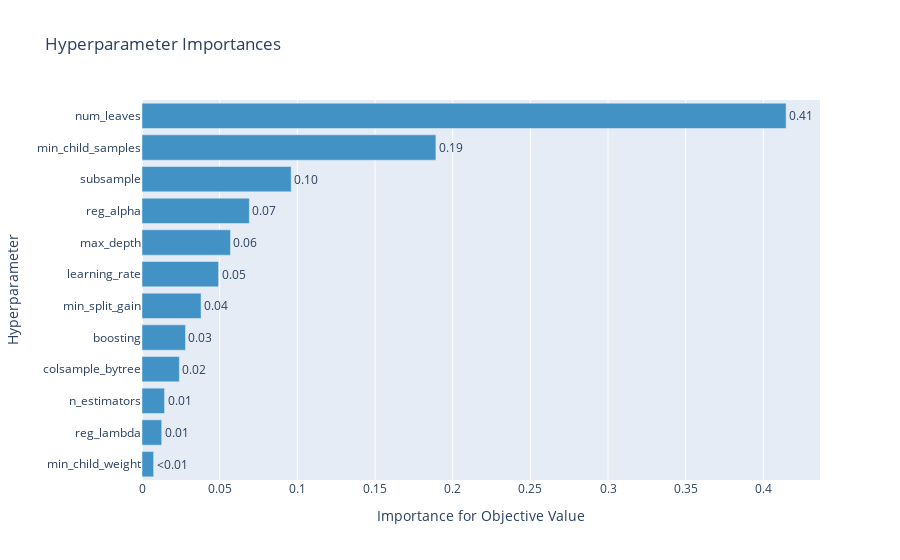

Source (notebook cell):
### Code cell
optuna.visualization.plot_param_importances(study)

### Figure 1 — Plotly figure (JSON) as saved in the notebook; plotly's stock layout.template omitted (floating-point values rounded to 4 significant figures)
{"data": [{"cliponaxis": false, "hovertemplate": ["min_child_weight (FloatDistribution): 0.00748841275447122<extra></extra>", "reg_lambda (FloatDistribution): 0.01268988383701764<extra></extra>", "n_estimators (IntDistribution): 0.01452443593923282<extra></extra>", "colsample_bytree (FloatDistribution): 0.02404486903492292<extra></extra>", "boosting (CategoricalDistribution): 0.02798994260126025<extra></extra>", "min_split_gain (FloatDistribution): 0.038018113689448366<extra></extra>", "learning_rate (FloatDistribution): 0.04929152250862044<extra></extra>", "max_depth (IntDistribution): 0.05695747990895083<extra></extra>", "reg_alpha (FloatDistribution): 0.06909579076321458<extra></extra>", "subsample (FloatDistribution): 0.09602904683181418<extra></extra>", "min_child_samples (IntDistribution): 0.1892149088520046<extra></extra>", "num_leaves (IntDistribution): 0.41465559327904195<extra></extra>"], "marker": {"color": "rgb(66,146,198)"}, "orientation": "h", "text": ["<0.01", "0.01", "0.01", "0.02", "0.03", "0.04", "0.05", "0.06", "0.07", "0.10", "0.19", "0.41"], "textposition": "outside", "type": "bar", "x": [0.007488, 0.01269, 0.01452, 0.02404, 0.02799, 0.03802, 0.04929, 0.05696, 0.0691, 0.09603, 0.1892, 0.4147], "y": ["min_child_weight", "reg_lambda", "n_estimators", "colsample_bytree", "boosting", "min_split_gain", "learning_rate", "max_depth", "reg_alpha", "subsample", "min_child_samples", "num_leaves"]}], "layout": {"showlegend": false, "title": {"text": "Hyperparameter Importances"}, "xaxis": {"title": {"text": "Importance for Objective Value"}}, "yaxis": {"title": {"text": "Hyperparameter"}}}}
